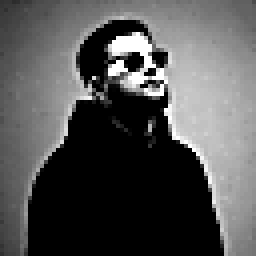
#> input picture source-prepped.png, 64 x 64 px (shown 4 times larger)
$ python make_ascii_svg.py
#> lines starting #> are read from the running program, lines starting #| are printed output that depends on the picture
from pathlib import Path
from PIL import Image, ImageOps, ImageEnhance
import html
import os

ROOT = Path(__file__).resolve().parents[1]
SOURCE = ROOT / "source-prepped.png"
if not SOURCE.exists():
    SOURCE = ROOT / "source-photo.png"
OUTPUT = ROOT / "ahmad-ascii.svg"

# A terminal-friendly portrait renderer. Dark flat backgrounds disappear,
# while brighter face/detail pixels turn into denser glyphs.
COLS = 58
ROWS = 44
RAMP = "  .`':-~=+*#%@"
CELL_W = 6.15
CELL_H = 7.35
PAD_X = 10
PAD_Y = 38

img = Image.open(SOURCE).convert("L")
#> img is the input picture: PIL image 64x64 L; min 0, max 255, mean 83.7
img = ImageOps.autocontrast(img, cutoff=1)
img = ImageEnhance.Contrast(img).enhance(1.25)
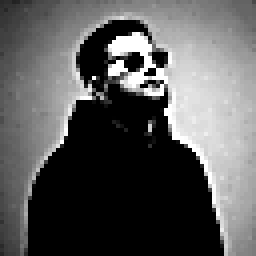
#> img: PIL image 64x64 L (shown 4 times larger); min 0, max 255, mean 90.6
img = img.resize((COLS, ROWS))
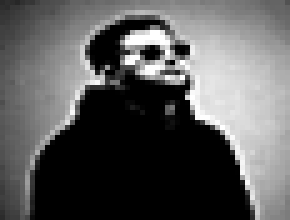
#> img: PIL image 58x44 L (shown 5 times larger); min 0, max 255, mean 90.8
px = img.load()

rows = []
for y in range(ROWS):
    chars = []
    for x in range(COLS):
        v = px[x, y]
        # Keep very dark background transparent/blank.
        if v < 18:
            ch = " "
        else:
            idx = int((v / 255) * (len(RAMP) - 1))
            ch = RAMP[idx]
        chars.append(ch)
    rows.append("".join(chars).rstrip())
#> after the loop, rows = 44 items

width = PAD_X * 2 + COLS * CELL_W
height = PAD_Y * 2 + ROWS * CELL_H
static = os.getenv("STATIC") == "1"

parts = [
    f'<svg xmlns="http://www.w3.org/2000/svg" width="{width:.0f}" height="{height:.0f}" viewBox="0 0 {width:.0f} {height:.0f}">',
    '<rect width="100%" height="100%" rx="14" fill="#0d1117"/>',
    f'<rect x="1" y="1" width="{width-2:.0f}" height="{height-2:.0f}" rx="13" fill="none" stroke="#30363d"/>',
    '<g font-family="ui-monospace,SFMono-Regular,Menlo,Monaco,Consolas,monospace" font-size="7.1" fill="#c9d1d9" xml:space="preserve">'
]

for i, line in enumerate(rows):
    y = PAD_Y + (i + 1) * CELL_H
    safe = html.escape(line or " ")
    if static:
        parts.append(f'<text x="{PAD_X}" y="{y:.1f}">{safe}</text>')
        continue
    clip_id = f"clip{i}"
    full_w = max(1, len(line)) * CELL_W
    begin = 0.20 + i * 0.045
    dur = max(0.20, min(0.75, len(line) * 0.012))
    parts.append(
        f'<defs><clipPath id="{clip_id}"><rect x="{PAD_X}" y="{y-CELL_H+1:.1f}" width="0" height="{CELL_H+2:.1f}">'
        f'<animate attributeName="width" from="0" to="{full_w:.1f}" dur="{dur:.2f}s" begin="{begin:.2f}s" fill="freeze"/>'
        f'</rect></clipPath></defs>'
    )
    parts.append(f'<text x="{PAD_X}" y="{y:.1f}" clip-path="url(#{clip_id})">{safe}</text>')
#> this loop made 44 passes
#> (y, clip_id, begin) on passes 1 to 12: (45.35, 'clip0', 0.2), (52.7, 'clip1', 0.245), (60.05, 'clip2', 0.29), (67.4, 'clip3', 0.335), (74.75, 'clip4', 0.38), (82.1, 'clip5', 0.425), (89.45, 'clip6', 0.47), (96.8, 'clip7', 0.515), (104.1, 'clip8', 0.56), (111.5, 'clip9', 0.605), (118.8, 'clip10', 0.65), (126.2, 'clip11', 0.695)
#> after the loop, parts = 92 items

parts += [
    '</g>',
    '<text x="14" y="22" font-family="ui-monospace,SFMono-Regular,Menlo,Monaco,Consolas,monospace" font-size="10" fill="#7ee787">●</text>',
    '<text x="30" y="22" font-family="ui-monospace,SFMono-Regular,Menlo,Monaco,Consolas,monospace" font-size="10" fill="#8b949e">portrait://AhmadKhalil05</text>',
    '</svg>'
]
OUTPUT.write_text("\n".join(parts), encoding="utf-8")
print(f"wrote {OUTPUT}")
